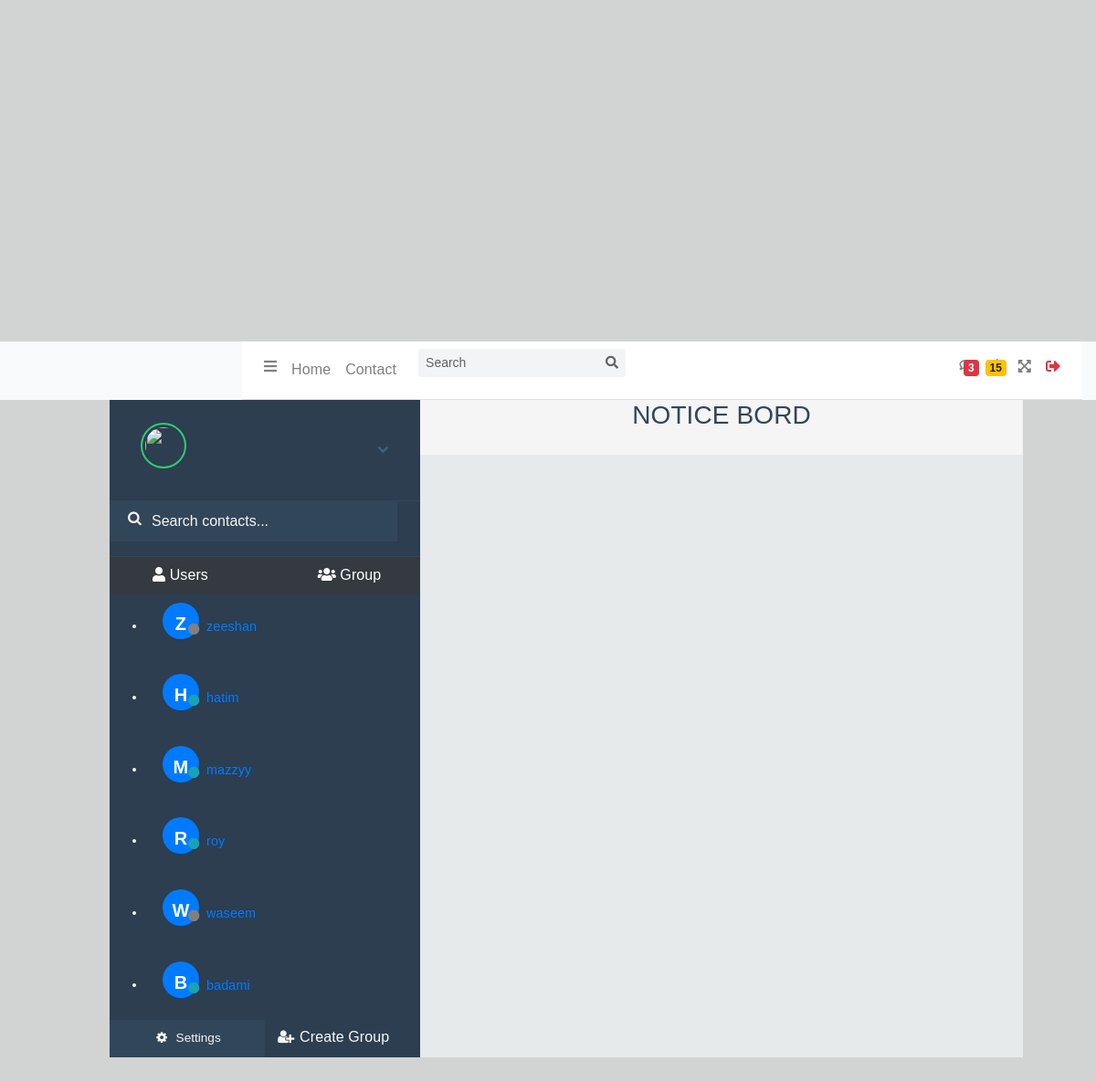
The page / on the database its author committed.
### tables this page shows
CREATE TABLE `tbl_users` (
  `u_id` int(11) NOT NULL,
  `emp_id` int(11) NOT NULL,
  `u_name` varchar(100) NOT NULL,
  `u_pass` varchar(100) NOT NULL,
  `role_id` int(11) NOT NULL,
  `u_status` varchar(10) NOT NULL,
  `date_time` timestamp NOT NULL DEFAULT current_timestamp() ON UPDATE current_timestamp(),
  `login_status` tinyint(4) DEFAULT 0
);

### index.php (the view, shortened to what this page needs)
<?php include("db/db.php");
  $user_id = $_SESSION['u_id'];
?>
  <?php
function makeImageFromName($name) {
    $shortName = "";
    $names = explode(" ", $name);
    foreach ($names as $w) {
        $shortName .= $w[0];
    }
    $userImage = '<div  id="profile-img" style=" font-size: 20px;" class=" online  pt-2 name-image bg-primary">'.ucwords( $shortName).'</div>';
    return $userImage;
}
   ?>
 <link rel="stylesheet" href="dist/css/adminlte.min.css">
  <link rel="stylesheet" href="plugins/css/bootstrap.min.css">
  <link rel="stylesheet" href="plugins/fontawesome-free/css/all.min.css">
  <link rel="stylesheet" href="css/style.css">
<!DOCTYPE html><html class=''>
<head>
<link rel='stylesheet prefetch' href='https://cdnjs.cloudflare.com/ajax/libs/meyer-reset/2.0/reset.min.css'><link rel='stylesheet prefetch' href='https://cdnjs.cloudflare.com/ajax/libs/font-awesome/4.6.2/css/font-awesome.min.css'>
</head><body>
<div class="container-fluid">
	<div class="row">
		<div class="col-12 bg-light " >
			<?php  include("inc/header.php"); ?>
		</div>
	</div>
<div class="row">
	<div class="col-12 " style="padding-left:10%">
		<div id="frame"  >
			<div id="sidepanel">
				<div id="profile">
					<div class="wrap">
						<img id="profile-img" src="http://emilcarlsson.se/assets/mikeross.png" class="online" alt="" />
						<i class="fa fa-chevron-down expand-button" aria-hidden="true"></i>
						<div id="expanded">
						</div>
					</div>
				</div>
				<div id="search">
				<form action="" method="post">
					<label for=""><i class="fa fa-search" aria-hidden="true"></i></label>
					<input  type="text" id="searchuser" name="user" placeholder="Search contacts..." />
					</form>
				</div>
				<span class="row text-light">
					<div class="col-6 text-center p-2 bg-dark">
						<a class="text-light" href="index.php"> <i class="fas fa-user"></i> Users</a>
					</div>
					<div class="col-6 text-center p-2 bg-dark">
						<a  class=" text-light"  href="group.php"> <i class="fas fa-users"></i> Group
					</div>
				</span>
				<div id="contacts">
					<ul>
					<?php      $sql=("SELECT * FROM `tbl_users` ");
										$allUsers = mysqli_query($conn, $sql);
										if ($allUsers->num_rows > 0)
										{
											while($User = $allUsers->fetch_assoc())
											{
												$userid=$User['u_id'];
												if(!($User['u_id']==$user_id))
											{
					echo	'<li class="contact" id="alluserscontent">';
					echo "<a href='conversation2.php?user=$userid'>";
					echo		'<div class="wrap row">';
					if($User['login_status']==0){
						echo       '<i class="fa fa-circle user-status-icon user-icon-'.$userid. '"title="away"></i>';
					}
					else{
					echo       '<i class="fa fa-circle user-status-icon text-info user-icon-'.$userid. '"title="away"></i>';
					}
					echo			makeImageFromName($User['u_name']);
					echo				'<p class="name pt-3 pl-2">'. $User['u_name'].'</p>';
					echo		'</div>';
					echo	'</a></li>';
											}
										}
									}
						?>
					</ul>
				</div>
				<div id="bottom-bar">
					<a href="creategroup.php" id="addcontact" class="btn text-light" ><i class="fa fa-user-plus fa-fw" aria-hidden="true"></i> <span>Create Group</span> </a>
					<button id="settings"><i class="fa fa-cog fa-fw" aria-hidden="true"></i> <span>Settings</span></button>
				</div>
			</div>
			<div class="content">
				<div class="contact-profile">
			  <center><h3>NOTICE BORD</h3></center>
				</div>
</div>
</body></html>

### css/style.css (style rules this page uses)
body { font-size: 18px; }
.name-image { width: 40px; height: 40px; color: #ffffff; border-radius: 50%; font-weight: bold; padding-top: 5px; display: inline-block; text-align: center; }
.user-status-icon { position: absolute; top: 22px; left: 28px; color: grey; }
body { display: flex; align-items: center; justify-content: center; min-height: 100vh; background: #d2d4d4; font-family: "proxima-nova", "Source Sans Pro", sans-serif; font-size: 1em; letter-spacing: 0.1px; color: #32465a; text-rendering: optimizeLegibility; text-shadow: 1px 1px 1px rgba(0, 0, 0, 0.004); -webkit-font-smoothing: antialiased; }
#frame { width: 95%; min-width: 360px; max-width: 1000px; height: 92vh; min-height: 300px; max-height: 720px; background: #E6EAEA; }
#frame #sidepanel { float: left; min-width: 280px; max-width: 340px; width: 40%; height: 100%; background: #2c3e50; color: #f5f5f5; overflow: hidden; position: relative; }
#frame #sidepanel #profile { width: 80%; margin: 25px auto; }
#frame #sidepanel #profile .wrap { height: 60px; line-height: 60px; overflow: hidden; -moz-transition: 0.3s height ease; -o-transition: 0.3s height ease; -webkit-transition: 0.3s height ease; transition: 0.3s height ease; }
#frame #sidepanel #profile .wrap img { width: 50px; border-radius: 50%; padding: 3px; border: 2px solid #e74c3c; height: auto; float: left; cursor: pointer; -moz-transition: 0.3s border ease; -o-transition: 0.3s border ease; -webkit-transition: 0.3s border ease; transition: 0.3s border ease; }
#frame #sidepanel #profile .wrap img.online { border: 2px solid #2ecc71; }
#frame #sidepanel #profile .wrap i.expand-button { float: right; margin-top: 23px; font-size: 0.8em; cursor: pointer; color: #435f7a; }
#frame #sidepanel #profile .wrap #expanded { padding: 100px 0 0 0; display: block; line-height: initial !important; }
#frame #sidepanel #search { border-top: 1px solid #32465a; border-bottom: 1px solid #32465a; font-weight: 300; }
#frame #sidepanel #search label { position: absolute; margin: 10px 0 0 20px; }
#frame #sidepanel #search input { font-family: "proxima-nova", "Source Sans Pro", sans-serif; padding: 10px 0 10px 46px; width: calc(100% - 25px); border: none; background: #32465a; color: #f5f5f5; }
#frame #sidepanel #contacts { height: calc(100% - 177px); overflow-y: scroll; overflow-x: hidden; }
#frame #sidepanel #contacts ul li.contact { position: relative; padding: 10px 0 15px 0; font-size: 0.9em; cursor: pointer; }
#frame #sidepanel #contacts ul li.contact .wrap { width: 88%; margin: 0 auto; position: relative; }
#frame #sidepanel #bottom-bar { position: absolute; width: 100%; bottom: 0; }
#frame #sidepanel #bottom-bar button { float: left; border: none; width: 50%; padding: 10px 0; background: #32465a; color: #f5f5f5; cursor: pointer; font-size: 0.85em; font-family: "proxima-nova", "Source Sans Pro", sans-serif; }
#frame #sidepanel #bottom-bar button i { margin-right: 3px; font-size: 1em; }
#frame .content { float: right; width: 60%; height: 100%; overflow: hidden; position: relative; }
@media screen and (min-width: 900px) { #frame .content { width: calc(100% - 340px); } }
#frame .content .contact-profile { width: 100%; height: 60px; line-height: 60px; background: #f5f5f5; }

### rows shown on the page
tbl_users: shortName "Z", u_name "zeeshan"
tbl_users: shortName "H", u_name "hatim"
tbl_users: shortName "M", u_name "mazzyy"
tbl_users: shortName "R", u_name "roy"
tbl_users: shortName "W", u_name "waseem"
tbl_users: shortName "B", u_name "badami"
